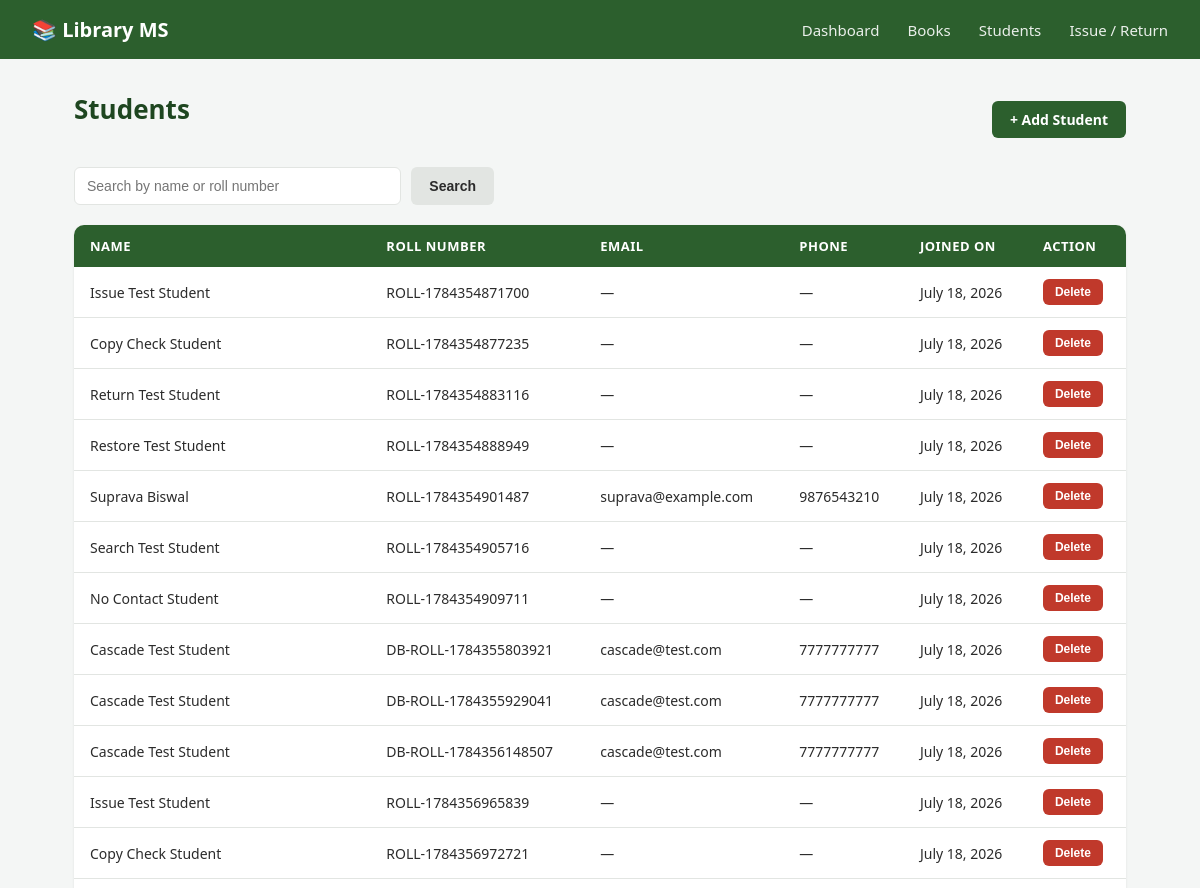
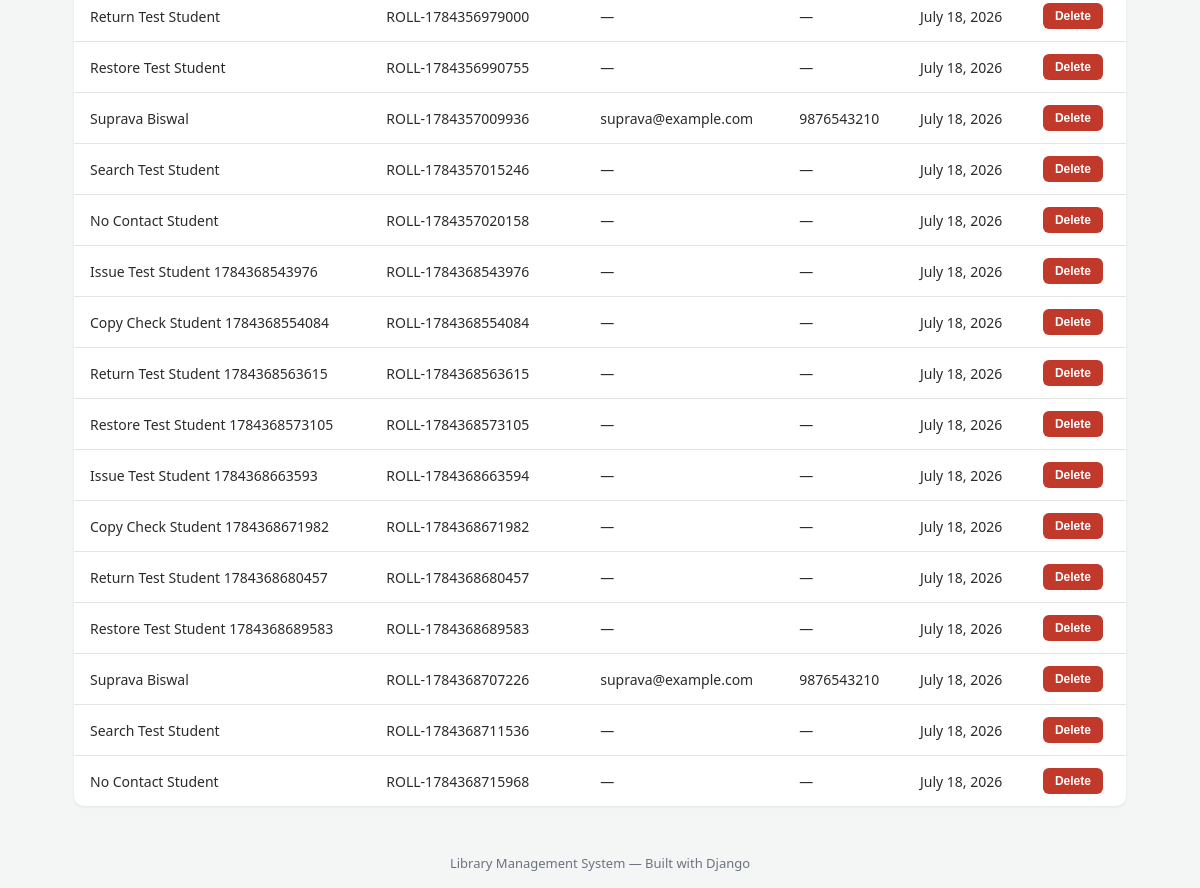
The page /students/ on the database its author committed (2 pictures, top to bottom).
### library/models.py (models this page shows, shortened)
class Student(models.Model):
    name = models.CharField(max_length=150)
    roll_number = models.CharField(max_length=30, unique=True)
    email = models.EmailField(blank=True)
    phone = models.CharField(max_length=15, blank=True)
    joined_on = models.DateField(auto_now_add=True)

### library/views.py (the view)
# urls.py: path('students/', views.student_list, name='student_list'),
def student_list(request):
    query = request.GET.get('q', '')
    students = Student.objects.all()
    if query:
        students = students.filter(Q(name__icontains=query) | Q(roll_number__icontains=query))
    return render(request, 'library/student_list.html', {'students': students, 'query': query})

### library/templates/library/student_list.html (shortened to what this page needs)
{% extends 'library/base.html' %}
{% block content %}
<div class="page-header">
    <h1 class="page-title">Students</h1>
    <a href="{% url 'student_add' %}" class="btn btn-primary">+ Add Student</a>
</div>
<form method="get" class="search-form">
    <input type="text" name="q" placeholder="Search by name or roll number" value="{{ query }}">
    <button type="submit" class="btn btn-secondary">Search</button>
</form>
<table class="data-table">
    <thead>
        <tr>
            <th>Name</th>
            <th>Roll Number</th>
            <th>Email</th>
            <th>Phone</th>
            <th>Joined On</th>
            <th>Action</th>
        </tr>
    </thead>
    <tbody>
        {% for student in students %}
        <tr>
            <td>{{ student.name }}</td>
            <td>{{ student.roll_number }}</td>
            <td>{{ student.email|default:"—" }}</td>
            <td>{{ student.phone|default:"—" }}</td>
            <td>{{ student.joined_on }}</td>
            <td>
                <form method="post" action="{% url 'student_delete' student.pk %}" onsubmit="return confirm('Delete this student?');">
                    <button type="submit" class="btn btn-danger btn-sm">Delete</button>
                </form>
            </td>
        </tr>
        {% empty %}
        <tr><td colspan="6" class="empty-row">No students found.</td></tr>
        {% endfor %}
    </tbody>
</table>
{% endblock %}

### library/static/library/css/style.css (style rules this page uses)
:root { --primary: #2c5f2d; --primary-dark: #1e4620; --accent: #97bc62; --danger: #c0392b; --bg: #f4f6f5; --card-bg: #ffffff; --text: #2b2b2b; --text-light: #6b7280; --border: #e2e5e2; }
* { margin: 0; padding: 0; box-sizing: border-box; }
body { font-family: 'Segoe UI', Roboto, -apple-system, sans-serif; background: var(--bg); color: var(--text); min-height: 100vh; display: flex; flex-direction: column; }
.page-title { font-size: 26px; color: var(--primary-dark); margin-bottom: 20px; }
.page-header { display: flex; justify-content: space-between; align-items: center; flex-wrap: wrap; gap: 12px; margin-bottom: 20px; }
.data-table { width: 100%; background: var(--card-bg); border-collapse: collapse; border-radius: 10px; overflow: hidden; box-shadow: 0 1px 3px rgba(0,0,0,0.08); }
.data-table th { background: var(--primary); color: white; text-align: left; padding: 12px 16px; font-size: 13px; text-transform: uppercase; letter-spacing: 0.5px; }
.data-table td { padding: 12px 16px; border-bottom: 1px solid var(--border); font-size: 14px; }
.data-table tr:last-child td { border-bottom: none; }
.btn { display: inline-block; padding: 9px 18px; border-radius: 6px; text-decoration: none; font-size: 14px; font-weight: 600; cursor: pointer; border: none; transition: background 0.2s, transform 0.1s; }
.btn-primary { background: var(--primary); color: white; }
.btn-secondary { background: #e2e5e2; color: var(--text); }
.btn-danger { background: var(--danger); color: white; }
.btn-sm { padding: 6px 12px; font-size: 12px; }
.search-form { display: flex; gap: 10px; margin-bottom: 20px; max-width: 420px; }
.search-form input { flex: 1; padding: 10px 12px; border: 1px solid var(--border); border-radius: 6px; font-size: 14px; }

### rows shown on the page
Student: name "Issue Test Student", roll_number "ROLL-1784354871700", email "—", phone "—", joined_on "July 18, 2026"
Student: name "Copy Check Student", roll_number "ROLL-1784354877235", email "—", phone "—", joined_on "July 18, 2026"
Student: name "Return Test Student", roll_number "ROLL-1784354883116", email "—", phone "—", joined_on "July 18, 2026"
Student: name "Restore Test Student", roll_number "ROLL-1784354888949", email "—", phone "—", joined_on "July 18, 2026"
Student: name "Suprava Biswal", roll_number "ROLL-1784354901487", email "suprava@example.com", phone "9876543210", joined_on "July 18, 2026"
Student: name "Search Test Student", roll_number "ROLL-1784354905716", email "—", phone "—", joined_on "July 18, 2026"
Student: name "No Contact Student", roll_number "ROLL-1784354909711", email "—", phone "—", joined_on "July 18, 2026"
Student: name "Cascade Test Student", roll_number "DB-ROLL-1784355803921", email "cascade@test.com", phone "7777777777", joined_on "July 18, 2026"
Student: name "Cascade Test Student", roll_number "DB-ROLL-1784355929041", email "cascade@test.com", phone "7777777777", joined_on "July 18, 2026"
Student: name "Cascade Test Student", roll_number "DB-ROLL-1784356148507", email "cascade@test.com", phone "7777777777", joined_on "July 18, 2026"
Student: name "Issue Test Student", roll_number "ROLL-1784356965839", email "—", phone "—", joined_on "July 18, 2026"
Student: name "Copy Check Student", roll_number "ROLL-1784356972721", email "—", phone "—", joined_on "July 18, 2026"
Student: name "Return Test Student", roll_number "ROLL-1784356979000", email "—", phone "—", joined_on "July 18, 2026"
Student: name "Restore Test Student", roll_number "ROLL-1784356990755", email "—", phone "—", joined_on "July 18, 2026"
Student: name "Suprava Biswal", roll_number "ROLL-1784357009936", email "suprava@example.com", phone "9876543210", joined_on "July 18, 2026"
Student: name "Search Test Student", roll_number "ROLL-1784357015246", email "—", phone "—", joined_on "July 18, 2026"
Student: name "No Contact Student", roll_number "ROLL-1784357020158", email "—", phone "—", joined_on "July 18, 2026"
Student: name "Issue Test Student 1784368543976", roll_number "ROLL-1784368543976", email "—", phone "—", joined_on "July 18, 2026"
Student: name "Copy Check Student 1784368554084", roll_number "ROLL-1784368554084", email "—", phone "—", joined_on "July 18, 2026"
Student: name "Return Test Student 1784368563615", roll_number "ROLL-1784368563615", email "—", phone "—", joined_on "July 18, 2026"
Student: name "Restore Test Student 1784368573105", roll_number "ROLL-1784368573105", email "—", phone "—", joined_on "July 18, 2026"
Student: name "Issue Test Student 1784368663593", roll_number "ROLL-1784368663594", email "—", phone "—", joined_on "July 18, 2026"
Student: name "Copy Check Student 1784368671982", roll_number "ROLL-1784368671982", email "—", phone "—", joined_on "July 18, 2026"
Student: name "Return Test Student 1784368680457", roll_number "ROLL-1784368680457", email "—", phone "—", joined_on "July 18, 2026"
Student: name "Restore Test Student 1784368689583", roll_number "ROLL-1784368689583", email "—", phone "—", joined_on "July 18, 2026"
Student: name "Suprava Biswal", roll_number "ROLL-1784368707226", email "suprava@example.com", phone "9876543210", joined_on "July 18, 2026"
Student: name "Search Test Student", roll_number "ROLL-1784368711536", email "—", phone "—", joined_on "July 18, 2026"
Student: name "No Contact Student", roll_number "ROLL-1784368715968", email "—", phone "—", joined_on "July 18, 2026"
